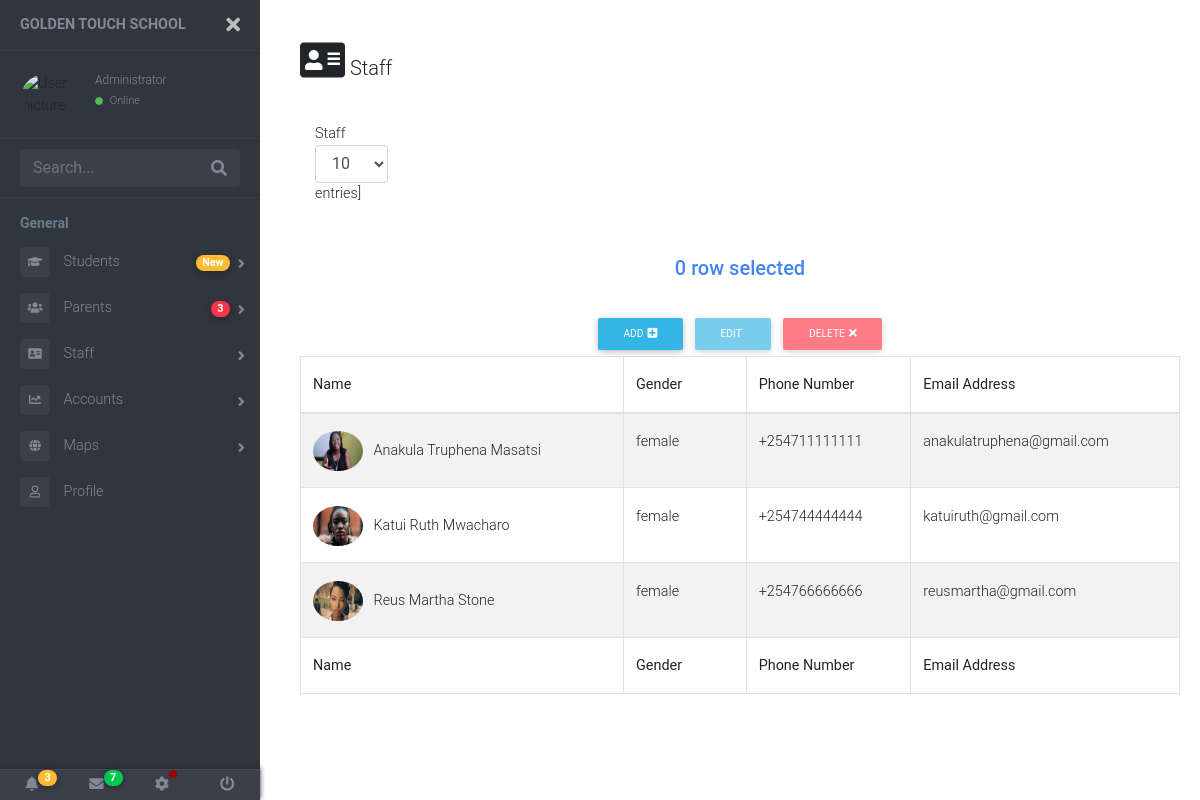
/staff/non-teachers/, run on the app's committed database.
### my_staff/models.py (models this page shows, shortened)
class Staff(models.Model):
    STAFF_CHOICES = [
        ('Teacher', 'teacher'),
        ('Support Staff', 'Support Staff'),
    ]
    GENDER = [
        ('male', 'MALE'),
        ('female', 'FEMALE'),
        ('undisclose', 'UNDISCLOSE')
    ]
    staff_image = models.ImageField(upload_to="images/")
    sur_name = models.CharField(max_length=50)
    first_name = models.CharField(max_length=50)
    last_name = models.CharField(max_length=50)
    staff_designation = models.CharField(max_length=20, choices=STAFF_CHOICES, default='Teacher')
    gender = models.CharField(max_length=10, choices=GENDER, blank=True, null=True)
    phone_number = PhoneNumberField(blank=True)
    email_address = models.EmailField(max_length=70,blank=True)
    class Meta:
        ordering = ('sur_name', 'staff_designation',)

### my_staff/views.py (the view)
# urls.py: path('non-teachers/', non_teaching_staff, name="non-teachers")
def non_teaching_staff(request):
    my_staff = Staff.objects.filter(staff_designation='Support Staff')
    context = {
        "my_staff" : my_staff,
    }
    return render(request, 'table.html', context )

### templates/table.html (shortened to what this page needs)
{% extends 'base.html' %}
{% load static %}
{% block style %}
<link rel="stylesheet" href="{% static 'css/table.css' %}">
<link rel="stylesheet" href="{% static 'css/mdb.min.css' %}">
{% endblock style %}
{% block content %}
<div class="row m-b-lg">
    <div class="col-sm-6" style="margin-left: -40px;">
        <span class="font-thin">
            <i class="fas fa-address-card fa-2x"></i>
            Staff
        </span>
    </div>
</div>
<div class="row" style="margin-left: -40px;">
    <div class="col-sm-6">
        <label>
            Staff
            <select class="form-control input-sm">
                <option value="10">10</option>
            </select>
            entries]
        </label>
    </div>
</div>
<section class="my_table">
    <div class="wrapper-editor">
        <div class="block my-4">
            <div class="d-flex justify-content-center">
                <p class="h5 text-primary createShowP">0 row selected</p>
            </div>
        </div>
        <div class="row d-flex justify-content-center modalWrapper">
            <div class="text-center">
                <a href="" class="btn btn-info btn-rounded btn-sm" data-toggle="modal" data-target="#modalAdd1">Add<i
                        class="fas fa-plus-square ml-1"></i></a>
            </div>
            <div class="text-center buttonEditWrapper">
                <button class="btn btn-info btn-rounded btn-sm buttonEdit" data-toggle="modal" data-target="#modalEdit1"
                    disabled>Edit</a>
            </div>
            <div class="text-center">
                <button class="btn btn-danger btn-sm btn-rounded buttonDelete" data-toggle="modal" disabled
                    data-target="#modalDelete" disabled>Delete<i class="fas fa-times ml-1"></i></a>
            </div>
        </div>
        <table id="dt-more-columns" class="table table-striped table-bordered" cellspacing="0" width="100%">
            <thead>
                <tr>
                    <th class="th-sm">Name
                    </th>
                    <th class="th-sm">Gender
                    </th>
                    <th class="th-sm">Phone Number
                    </th>
                    <th class="th-sm">Email Address
                    </th>
                </tr>
            </thead>
            <tbody>
                {% for staff in my_staff %}
                <tr>
                    <td>
                    <img src="{{ staff.staff_image.url }}" alt="" border=3 height=40 width=50></img>&nbsp;&nbsp
                    {{ staff.sur_name }} {{ staff.first_name }} {{ staff.last_name }}</td>
                    <td>{{ staff.gender }}</td>
                    <td>{{ staff.phone_number }}</td>
                    <td>{{ staff.email_address }}</td>
                </tr>
                {% endfor %}
            </tbody>
            <tfoot>
                <tr>
                    <th class="th-sm">Name
                    </th>
                    <th class="th-sm">Gender
                    </th>
                    <th class="th-sm">Phone Number
                    </th>
                    <th class="th-sm">Email Address
                    </th>
                </tr>
            </tfoot>
        </table>
    </div>
</section>
{% endblock content %}

### static/css/style.css (style rules this page uses)
body { font-family: 'Open Sans', sans-serif; }
body { font-size: 0.9rem; }
.page-wrapper .page-content>div { padding: 20px 40px; }

### static/css/table.css (style rules this page uses)
.my_table { padding: 0px 20px 0px 0px; }
.font-thin { font-weight: 300; font-size: 20px; }
div { display: block; }
img { border-radius: 50%; }

### data on the page
Staff: staff_image (picture), sur_name "Anakula", first_name "Truphena", last_name "Masatsi", gender "female", phone_number "+254711111111", email_address "anakulatruphena@gmail.com"
Staff: staff_image (picture), sur_name "Katui", first_name "Ruth", last_name "Mwacharo", gender "female", phone_number "+254744444444", email_address "katuiruth@gmail.com"
Staff: staff_image (picture), sur_name "Reus", first_name "Martha", last_name "Stone", gender "female", phone_number "+254766666666", email_address "reusmartha@gmail.com"
